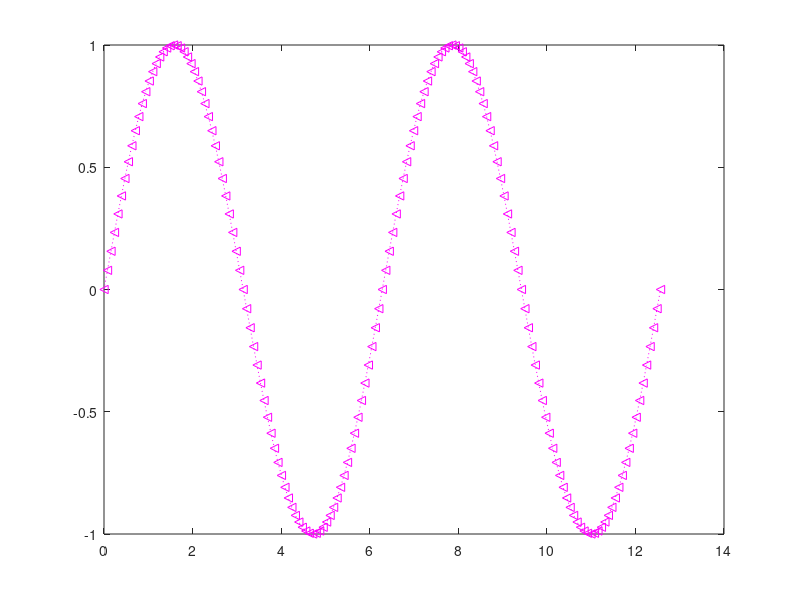

The MATLAB source for this figure:
% plot example with c-cyant -.:dash dot line,s-square data marker
x= 0 :pi/40:4*pi;
plot(x,sin(x),'c-.s')

% plot with magenta dotted line with left triangle marker
plot(x,sin(x),'m:<')